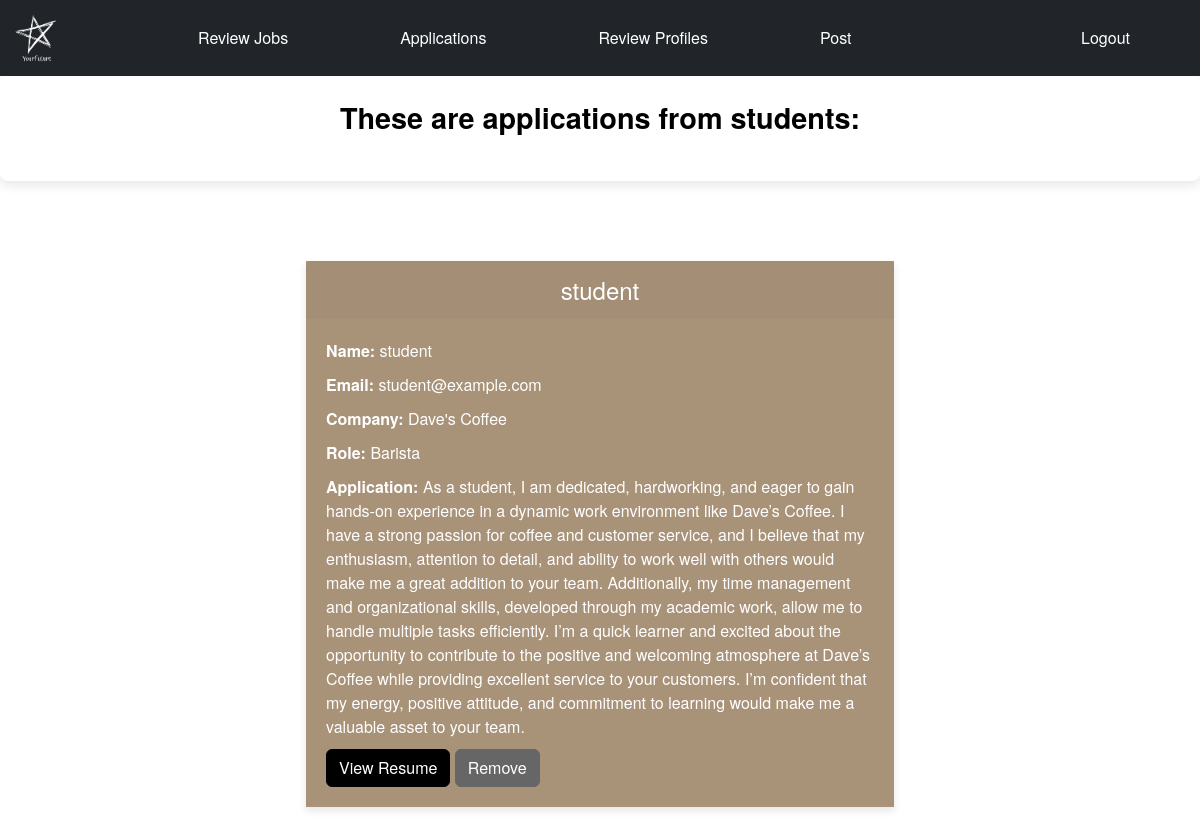
The page /reviewapplicants (signed in) on the database as committed earlier.
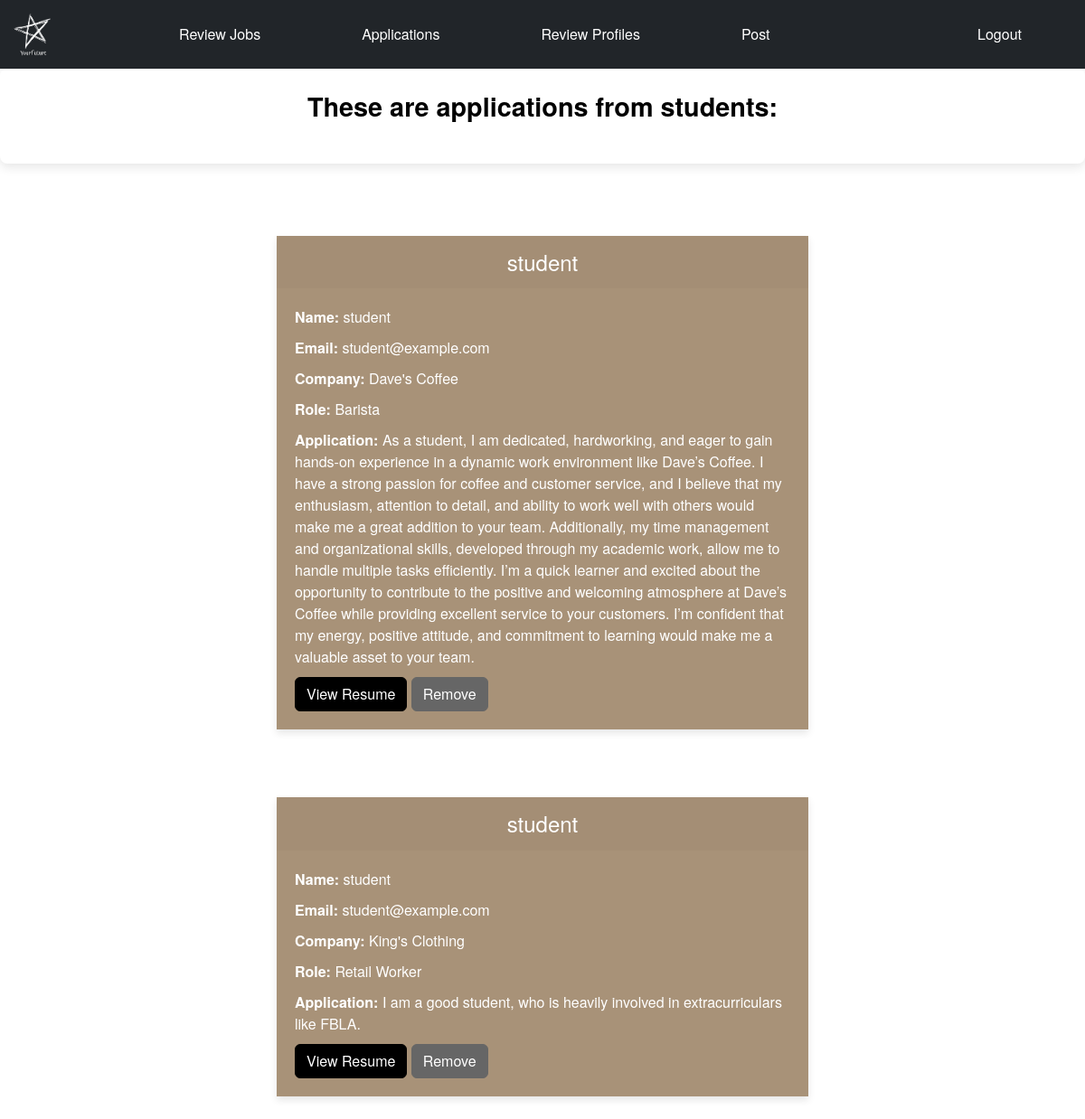
The same page on the database as committed later.
### tables this page shows
CREATE TABLE "intrested_jobs" (
	"company"	TEXT NOT NULL,
	"role"	TEXT NOT NULL,
	"name"	TEXT NOT NULL,
	"email"	TEXT NOT NULL,
	"user_id"	INTEGER NOT NULL,
	"job_id"	INTEGER NOT NULL,
	"reason"	TEXT NOT NULL,
	"resume"	TEXT NOT NULL,
	"filepath"	TEXT NOT NULL,
	"id"	INTEGER NOT NULL,
	PRIMARY KEY("id" AUTOINCREMENT)
);

### blueprints/admin.py (the view, shortened to what this page needs)
@login_required
@admin_bp.route("/reviewapplicants", methods = ["GET", "POST"])
def application():
    conn = get_db()
    cursor = conn.cursor()
    cursor.execute("SELECT * FROM intrested_jobs")
    jobs = cursor.fetchall()
    portfolio=[]
    if jobs:
        for job in jobs:
            portfolio.append({"company":job["company"], "role": job["role"],"id": job["id"], "reason": job["reason"], "resume":job["resume"], "filepath": job["filepath"], "name": job["name"], "email": job["email"]})
    conn.close()
    return render_template("aapplications.html", portfolio = portfolio)

### db.py (called while the page is built)
def get_db():
    if not hasattr(g, 'sqlite_db'):
        g.sqlite_db = sqlite3.connect(Config.DATABASE, check_same_thread=False, timeout=10)
        g.sqlite_db.row_factory = sqlite3.Row
    return g.sqlite_db

### templates/aapplications.html (shortened to what this page needs)
{% extends "admin.html" %}
{% block main %}
<div class = "custom-welcome">
  <h2>These are applications from students:<h2>
  </div>
{% if portfolio %}
{% for job in portfolio %}
<div class="row justify-content-center">
  <div class="col-md-6">
    <div class="card">
      <div class="card-header">
        <h2 class="text-center">{{ job.name }}</h2>
      </div>
      <form action="/reviewapplicants" method="post">
        <div class="job">
          <p><strong>Name:</strong> {{ job.name }}</p>
          <p><strong>Email:</strong> {{ job.email }}</p>
          <p><strong>Company:</strong> {{ job.company }}</p>
          <p><strong>Role:</strong> {{ job.role }}</p>
          <p><strong>Application:</strong> {{ job.reason }}</p>
          <div class="d-grid gap-2 d-md-block">
            <button type="button" class="btn btn-primary" data-bs-toggle="modal" data-bs-target="#addJobModal{{ job.id }}">
              View Resume
            </button>
            <button type="submit" name="action" class="btn btn-secondary" value="remove_{{ job.id }}">Remove</button>
          </div>
        </div>
      </form>
    </div>
  </div>
</div>
{% endfor %}
{% else %}
<div class = "d-flex justify-content-center align-items-center"style="height: 25vh;">
    <h2> There are no current applications to be reviewed, check back another time </h2>
</div>
{% endif %}
{% endblock %}

Rows that differ between the two databases and show on the page:
added intrested_jobs: name "student", email "student@example.com", company "King's Clothing", role "Retail Worker", reason "I am a good student, who is heavily involved in extracurriculars like FBLA."
